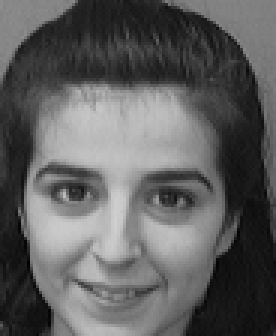
#> input picture ATT dataset/s10/1.pgm, 92 x 112 px, found by its file name (shown 3 times larger)
$ jupyter execute --allow-errors 'ENCM509_Project6a_Group43 haris.ipynb'
#> lines starting #> are read from the running program, lines starting #| are printed output that depends on the picture
#### **ENCM 509 Final Project**
##### Face Detection and Recognition
##### Authors: Tania Rizwan, Muhammad Haris Kashif

[cell 1]
# Choose 5-10 photos with one or two faces in it.
# • Convert to gray-scale.
# • Perform some pre-processing (such as histogram equalization, smoothing) if needed. This
# depends on the image quality.
# • Performs Face detection:
# – Investigate the original Haar cascades for the frontal face detection, by choosing 2-3 various
# values of the parameters of scalefactor, and minNeighbors. Compare the results, and draw
# conclusions.
# – Investigate the LBP-based Haar cascades for the frontal face detection, by choosing 2-3
# various values of the parameters of scale ratio, step ratio, min size, max size. Compare
# the results, and draw conclusions.
# – Investigate the performance of the HOG+SVM face detection.
# • Evaluate the number of errors in face detection using the above approaches. Draw conclusions.
# • Creation of a Precision vs. Recall graph for each algorithm (with their best performing param-
# eters). Which algorithm is superior in performance?

# RESOURCES FOR CODE
# https://www.datacamp.com/tutorial/face-detection-python-opencv#face-detection

# Citations
# https://docs.opencv.org/4.x/d5/daf/tutorial_py_histogram_equalization.html
# https://pyimagesearch.com/2021/02/01/opencv-histogram-equalization-and-adaptive-histogram-equalization-clahe/

[cell 2]
import numpy as np
import matplotlib.pyplot as plt
from skimage.io import imread
import cv2

#### 1. Preprocessing
TODO: Fill this out nicely later but steps are:
1. Load 5 images for subject 1 and 2
2. Equalize them thru adaptive hist equalization
3. Normalize them

[cell 3]
# HELPER FUNCTIONS

# [48 lines left out: function image_normalizer, not called in this run]

[cell 4]
# [45 lines left out: function image_equalizer, not called in this run]

[cell 5]
# Choose 5 photos belonging to two faces each

# Specify path for dataset
path = './ATT dataset/'

# Load images for a subject
def load_images(S, subject_dir, M):
    """
    Load images from the ATT dataset and place them in an array

    Parameters:
    S - empty matrix of size (rows x cols) x M to store images
    subject_dir - directory for subject to load images from
    M - number of images to load

    Returns:
    S - matrix filled with images from dataset
    """


    plt.figure(figsize=(8,6))
    for i in range(1,M+1):
        img = imread(path + f'{subject_dir}/' + '{}.pgm'.format(i), as_gray=True)
        irow, icol = img.shape

        plt.subplot(3,3,i)
        plt.imshow(img, cmap='gray')
        plt.axis('off')
        plt.title(f"Image {i}")

        # reshape(img',irow*icol,1);
        # creates a (N1*N2)x1 vector
        temp = np.reshape(img, (irow*icol,1))
        S[:,i-1] = temp[:,0]
    # after finishing the sequence, S is a N1*N2xM matrix
    plt.suptitle(f"Dataset for Subject {subject_dir}")
    plt.tight_layout(rect=[0, 0.03, 1, 0.95])  # Leave space for suptitle

    print('Size of each image:', img.shape, np.multiply(img.shape[0], img.shape[1]))
    return S

[cell 6]
# Load and preprocess images for Subject 1

# 1. Load images
M = 5 # Num of photos to load
img1 = imread(path + 's1/' + '1.pgm', as_gray=True) # Get dimensions of one image
#> img1 is the input picture: shape (112, 92); min 1, max 207, mean 95.1
irow1, icol1 = img1.shape # Get the number of rows (irow) and columns (icol). These values must to be the same for all images
#> irow1 = 112; icol1 = 92
S1 = np.zeros((irow1*icol1, M)) # Allocation of matrix that will have all images
print(S1)
#> (printed output is left out)
print(irow1)
#| 112
print(icol1)
#| 92
#> (the rest of this cell did not finish here and is left out)

#> in load_images, `temp = np.reshape(img, (irow*icol,1))`: temp = 10304 values, max 207 at index 6662, min 1 at index 8013, mean 95.1
print(S1)
# 2. Histogram of original dataset
plt.figure()
plt.hist(S1, bins = 10, density = False)
plt.title("Histogram of Dataset (Original): Subject 1")
plt.xlabel("Pixel Intensity")
plt.ylabel("Frequency")
plt.legend()

# 3. Equalize the image for contrast enhancement and plot histogram
S1_eq = image_equalizer(S = S1, M = M, irow = irow1, icol = icol1)

# 4. Normalize the image and plot histogram
S1_processed = image_normalizer(S = S1_eq, M = M, irow = irow1, icol = icol1)

[cell 7]
# Load and preprocess images for Subject 2

# 1. Load images
M = 5 # Num of photos to load
#> M = 5
img2 = imread(path + 's2/' + '1.pgm', as_gray=True) # Get dimensions of one image
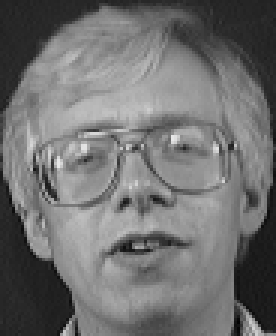
#> input picture ATT dataset/s2/1.pgm, 92 x 112 px (shown 3 times larger)
#> img2 is the input picture: shape (112, 92); min 3, max 231, mean 112
irow2, icol2 = img2.shape # Get the number of rows (irow) and columns (icol). These values must to be the same for all images
#> irow2 = 112; icol2 = 92
S2 = np.zeros((irow2*icol2, M)) # Allocation of matrix that will have all images
#> (the rest of this cell did not finish here and is left out)


# 2. Histogram of original dataset
plt.figure()
plt.hist(S2, bins = 10, density = False)
plt.title("Histogram of Dataset (Original): Subject 2")
plt.xlabel("Pixel Intensity")
plt.ylabel("Frequency")
plt.legend()

# 3. Equalize the image for contrast enhancement and plot histogram
S2_eq = image_equalizer(S = S2, M = M, irow = irow2, icol = icol2)

# 4. Normalize the image and plot histogram
S2_processed = image_normalizer(S = S2_eq, M = M, irow = irow2, icol = icol2)

[cell 8]
lbp_cascade = cv2.CascadeClassifier('lbpcascade_frontalface.xml')

[cell 9]
# [20 lines left out: function detect_faces_lbp, not called in this run]

[cell 10]
# [38 lines left out: function evaluate_lbp_on_subject, not called in this run]

[cell 11]
# [17 lines left out: function compute_iou, not called in this run]

[cell 12]
# [42 lines left out: function evaluate_detection, not called in this run]

[cell 13]
# Example format for 5 images
gt_subject1 = [
    [(12, 20, 68, 84)],  # Image 1
    [(12, 20, 68, 84)],  # Image 2
    [(12, 20, 68, 84)],  # Image 3
    [(12, 20, 68, 84)],  # Image 4
    [(12, 20, 68, 84)]   # Image 5
]

gt_subject2 = [
    [(12, 20, 68, 84)],  # Image 1
    [(12, 20, 68, 84)],  # Image 2
    [(12, 20, 68, 84)],  # Image 3
    [(12, 20, 68, 84)],  # Image 4
    [(12, 20, 68, 84)]   # Image 5
]

[cell 14]
params_list = [
    (1.03, 3, (30, 30), (150, 150)),
    (1.01, 2, (25, 25), (160, 160)),
    (1.03, 3, (20, 20), (300, 300)),
    (1.01, 2, (20, 20), (300, 300)),
    (1.1, 5, (30, 30), (150, 150)),
    (1.2, 4, (20, 20), (200, 200)),
    (1.1, 5, (20, 20), (300, 300)),
    (1.2, 4, (20, 20), (300, 300)),
    (1.05, 6, (40, 40), (180, 180))
]

#> (the rest of this cell did not finish here and is left out)

#> (a cell that did not finish here is left out)

[cell 16]
def plot_precision_recall(precision_dict, recall_dict, label):
    thresholds = list(precision_dict.keys())
    precisions = [precision_dict[t] for t in thresholds]
    recalls = [recall_dict[t] for t in thresholds]

    plt.plot(recalls, precisions, marker='o', label=label)
    plt.xlabel('Recall')
    plt.ylabel('Precision')
    plt.title('Precision vs Recall Curve')
    plt.legend()
    plt.grid(True)

[cell 17]
# Subject 1 - best config
precision_s1 = {0.25: 0.75, 0.5: 0.75, 0.75: 0.5}
recall_s1    = {0.25: 0.6, 0.5: 0.6, 0.75: 0.4}

# Subject 2 - best config
precision_s2 = {0.25: 1.0, 0.5: 1.0, 0.75: 1.0}
recall_s2    = {0.25: 1.0, 0.5: 1.0, 0.75: 1.0}


# Average them
precision_best_lbp = {
    t: (precision_s1[t] + precision_s2[t]) / 2 for t in precision_s1
}

recall_best_lbp = {
    t: (recall_s1[t] + recall_s2[t]) / 2 for t in recall_s1
}

[cell 18]
# After selecting the best param set for each algorithm:
plot_precision_recall(precision_s1, recall_s1, label='LBP1')
plt.show()
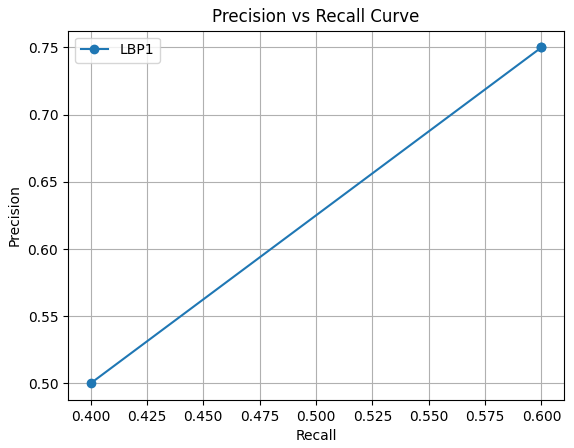
#> figure drawn by matplotlib, 1 panel
plot_precision_recall(precision_s2, recall_s2, label='LBP2')
plt.show()
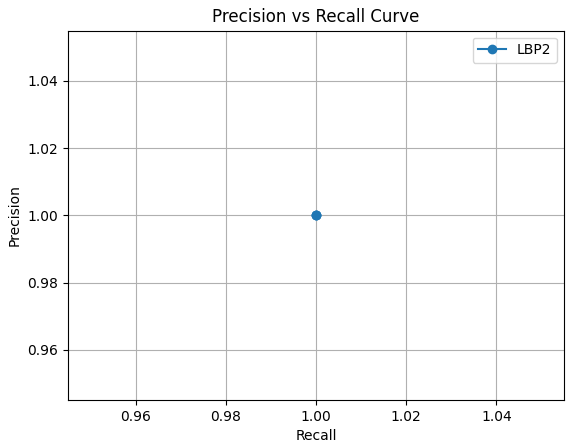
#> figure drawn by matplotlib, 1 panel
plot_precision_recall(precision_best_lbp, recall_best_lbp, label='LBP')


plt.show()
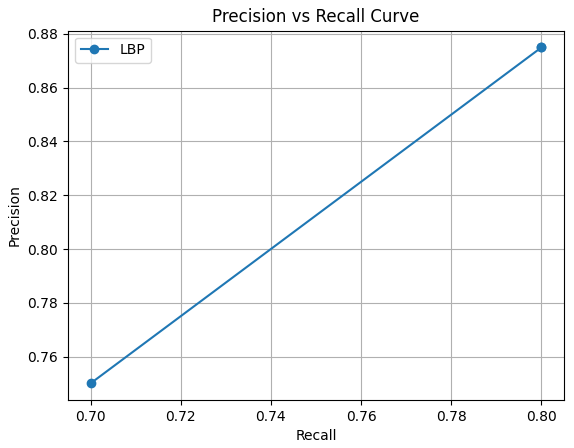
#> figure drawn by matplotlib, 1 panel
